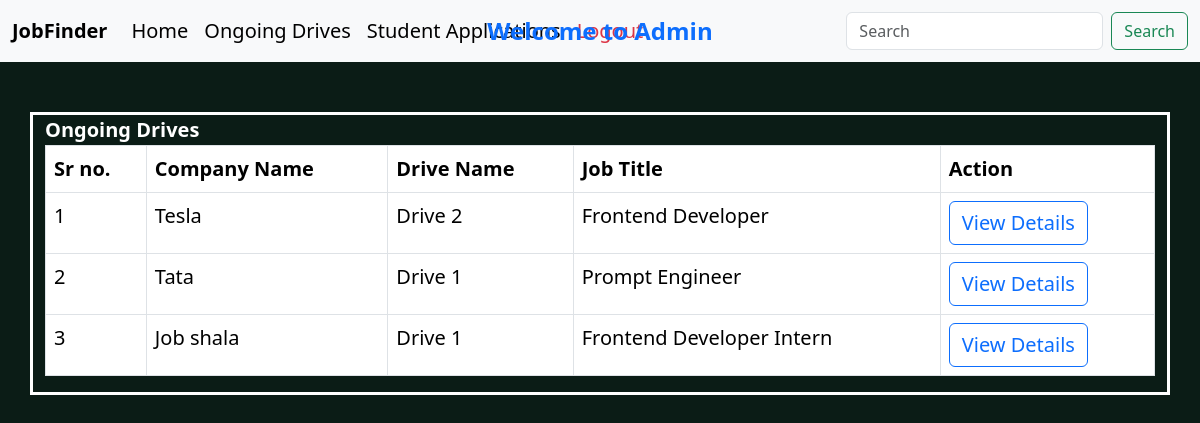
The app's page /admin/ongoing_drives (signed in) with its own data.
### backend/models.py (models this page shows)
class BaseModel(db.Model):
    __abstract__ = True # Does not create table in db
    id = db.Column(db.Integer, primary_key = True)
    created_at = db.Column(db.DateTime(timezone = True), default = lambda:datetime.now(timezone.utc))
    updated_at = db.Column(db.DateTime(timezone = True), default = lambda:datetime.now(timezone.utc), onupdate = lambda:datetime.now(timezone.utc))

class Placement_Drive(BaseModel):
    __tablename__ = "placement_drive"
    drive_name = db.Column(db.String, nullable = False)
    job_title = db.Column(db.String, nullable = False)
    job_desc = db.Column(db.String, nullable = False)
    eligibility_criteria = db.Column(db.String, nullable = False)
    salary = db.Column(db.Integer)
    application_deadline = db.Column(db.Date, nullable = False)
    status = db.Column(db.String, default = 'pending')
    drive_status = db.Column(db.String, default = 'not_complete')
    company_id = db.Column(db.Integer, db.ForeignKey("company_profile.id", ondelete = "CASCADE"), nullable = False)
    applications = db.relationship("Application", backref = "placement_drive", cascade = "all, delete", lazy = True)

class Company_Profile(BaseModel):
    __tablename__ = "company_profile"
    company_name = db.Column(db.String, nullable = False)
    Hr_contact = db.Column(db.Integer, nullable = False)
    description = db.Column(db.String, nullable = False)
    company_type = db.Column(db.String, nullable = False)
    company_field = db.Column(db.String, nullable = False)
    website = db.Column(db.String, nullable = False)
    approval_status = db.Column(db.String, default = 'pending')
    is_blacklisted = db.Column(db.Boolean, default = False)
    user_id = db.Column(db.Integer, db.ForeignKey("user.id", ondelete = "CASCADE"), nullable = False, unique =True)
    placement_drives = db.relationship("Placement_Drive", backref = "company_profile", lazy = True, cascade = "all, delete")

### backend/controllers.py (the view)
@app.route("/admin/ongoing_drives")
def ongoing_drives():
    if session.get("role") != "admin":
        return redirect(url_for("index"))
    ongoing_drive = Placement_Drive.query.join(Company_Profile).filter(Company_Profile.is_blacklisted == False, Placement_Drive.status == "Approved").all()
    return render_template("Admin/ongoing_drives.html", drives = ongoing_drive)

### templates/Admin/ongoing_drives.html
{% extends "Admin/admin_base.html" %}
{% block content %}
    <div class="container fs-5">
        <span><b>Ongoing Drives</b></span>
        {% if drives %}
        <table class="table table-bordered ">
            <thead>
                <tr>
                    <th scope="col">Sr no.</th>
                    <th scope="col">Company Name</th>
                    <th scope="col">Drive Name</th>
                    <th scope="col">Job Title</th>
                    <th scope="col">Action</th>
                </tr>
            </thead>
            <tbody>
                {% for dr in drives %}
                <tr>
                    <td scope='row'>{{loop.index}}</td>
                    <td>{{dr.company_profile.company_name}}</td>
                    <td>{{dr.drive_name}}</td>
                    <td>{{dr.job_title}}</td>
                    <td>
                        <a href="{{url_for("view_drive", id = dr.id)}}" type="button" class="btn btn-outline-primary fs-5">View Details</a>
                    </td>
                </tr>
                {% endfor %}
            </tbody>
        </table>
        {% else %}
        <p class="text-white">No Ongoing Drive yet......</p>
        {% endif %}
    </div>
{% endblock %}

### templates/Admin/admin_base.html (style rules this page uses)
body { background-color: #0b1c16; }
.container { margin-top: 50px; border: 3px solid white; }
span { color: white; }

### records on screen
Placement_Drive: company_profile.company_name "Tesla", drive_name "Drive 2", job_title "Frontend Developer"
Placement_Drive: company_profile.company_name "Tata", drive_name "Drive 1", job_title "Prompt Engineer"
Placement_Drive: company_profile.company_name "Job shala", drive_name "Drive 1", job_title "Frontend Developer Intern"
